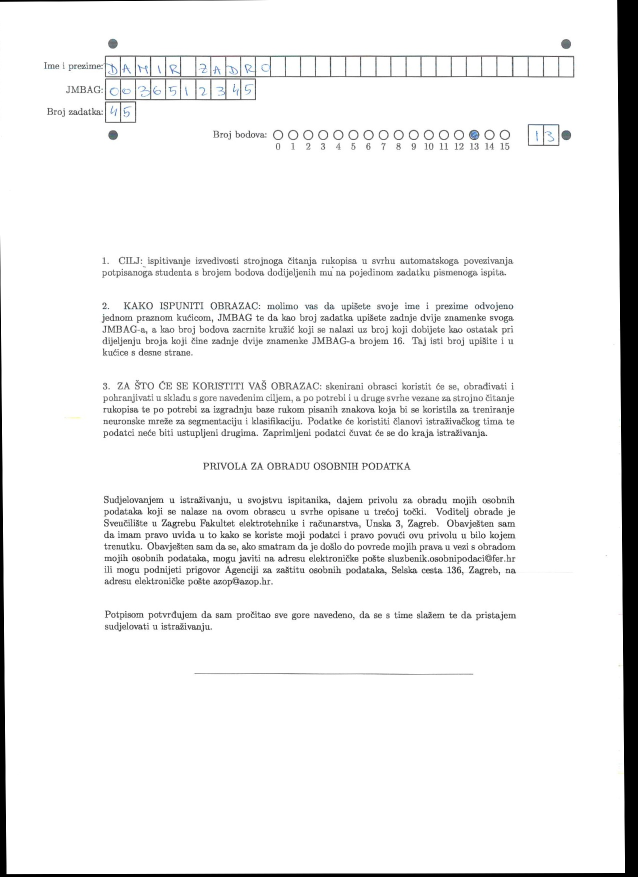
#> input picture orijentirani2/CIPsharp_20210326_110903_0001.jpg, 1275 x 1753 px, found by its file name (shown at 1/2 size); its folder holds only this picture in this run
$ python boxdetectproba.py
#> lines starting #> are read from the running program, lines starting #| are printed output that depends on the picture
import os
import time
import cv2
import numpy as np
from boxdetect import config
from boxdetect.pipelines import get_boxes

# [144 lines left out: function iterirajKrozGrupe, not called in this run]

path = 'orijentirani2'
myPicList = os.listdir(path)
br = 1
imeX1= 17
imeX2 = 952
imeY1 = 21
imeY2 = 62

jmbagX1= 16
jmbagX2 = 317
jmbagY1 = 67
jmbagY2 = 107

zadatakX1= 16
zadatakX2 = 77
zadatakY1 = 113
zadatakY2 = 152

bodoviX1= 862
bodoviY1 = 158
bodoviX2 = 922

bodoviY2 = 199
for j,y in enumerate(myPicList):


    brojimena = 0
    brojjmbag = 0
    brojzadatak = 0
    brojbodovi = 0

    print(f'################## Extracting Data from Form {j} {y}  ##################')
    file_name = "zaboxdetect\\" + y

    img = cv2.imread(path + "\\" + y)
#> img is the input picture: shape (1753, 1275, 3); mean B, G, R 239.4, 239.4, 239.3
    priblizeno = img[90:330, 195:1170]
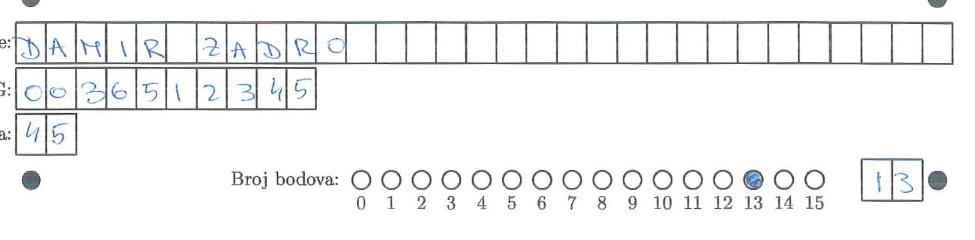
#> priblizeno: shape (240, 975, 3); mean B, G, R 244, 243.7, 243.2


    cv2.imwrite(file_name, priblizeno)
#> (the run stopped early here; a loop or call above may not have finished)

$ run again, on orijentirani2/CIPsharp_20210326_110903_0025.jpg
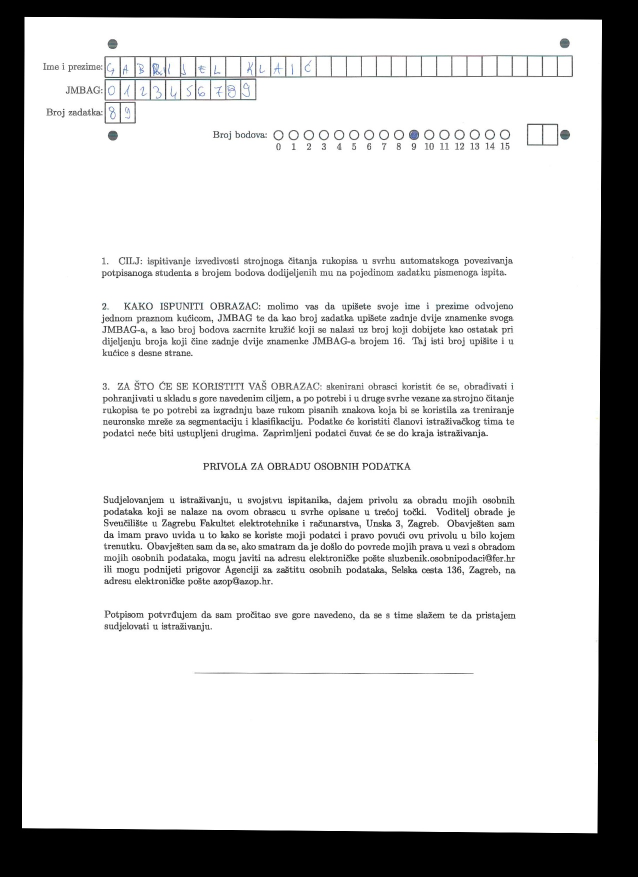
#> input picture orijentirani2/CIPsharp_20210326_110903_0025.jpg, 1275 x 1753 px, found by its file name (shown at 1/2 size)
#> img is the input picture: shape (1753, 1275, 3); mean B, G, R 205.9, 205.9, 205.8
#> `priblizeno = img[90:330, 195:1170]`:
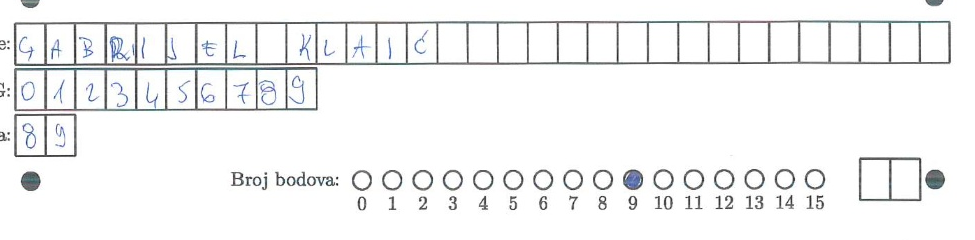
#> priblizeno: shape (240, 975, 3); mean B, G, R 243.7, 243.5, 243

$ run again, on orijentirani2/CIPsharp_20210326_110903_0036.jpg
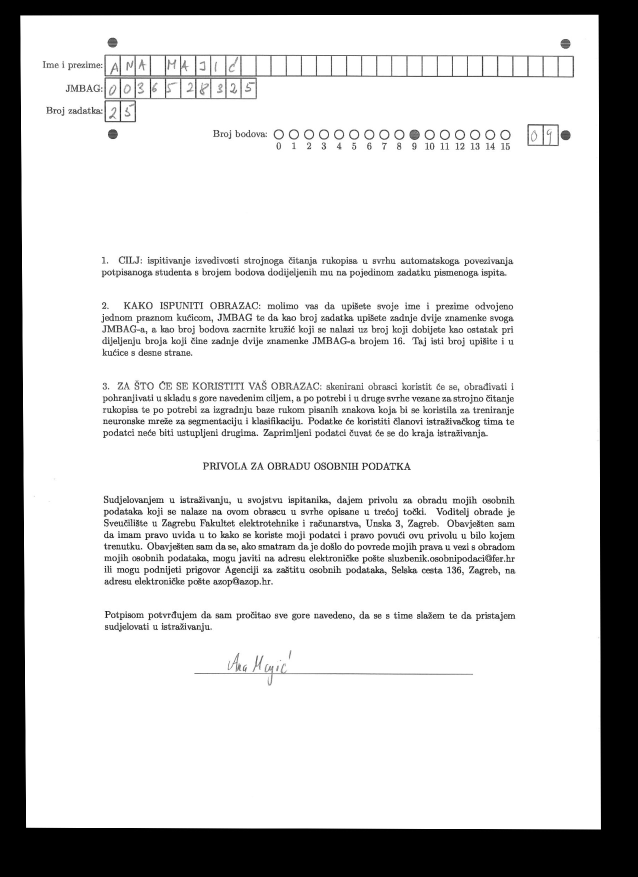
#> input picture orijentirani2/CIPsharp_20210326_110903_0036.jpg, 1275 x 1753 px, found by its file name (shown at 1/2 size)
#> img is the input picture: shape (1753, 1275, 3); min 0, max 255, mean 205.5
#> `priblizeno = img[90:330, 195:1170]`:
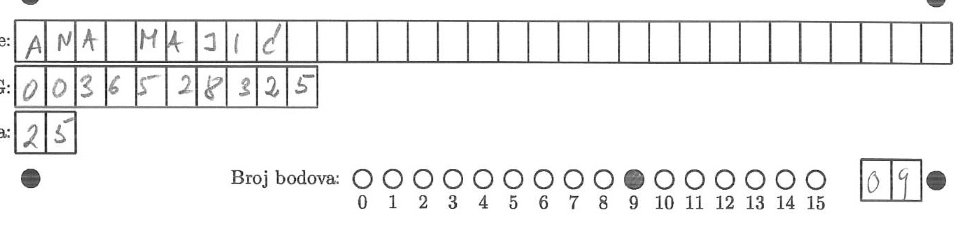
#> priblizeno: shape (240, 975, 3); min 4, max 255, mean 242.3
